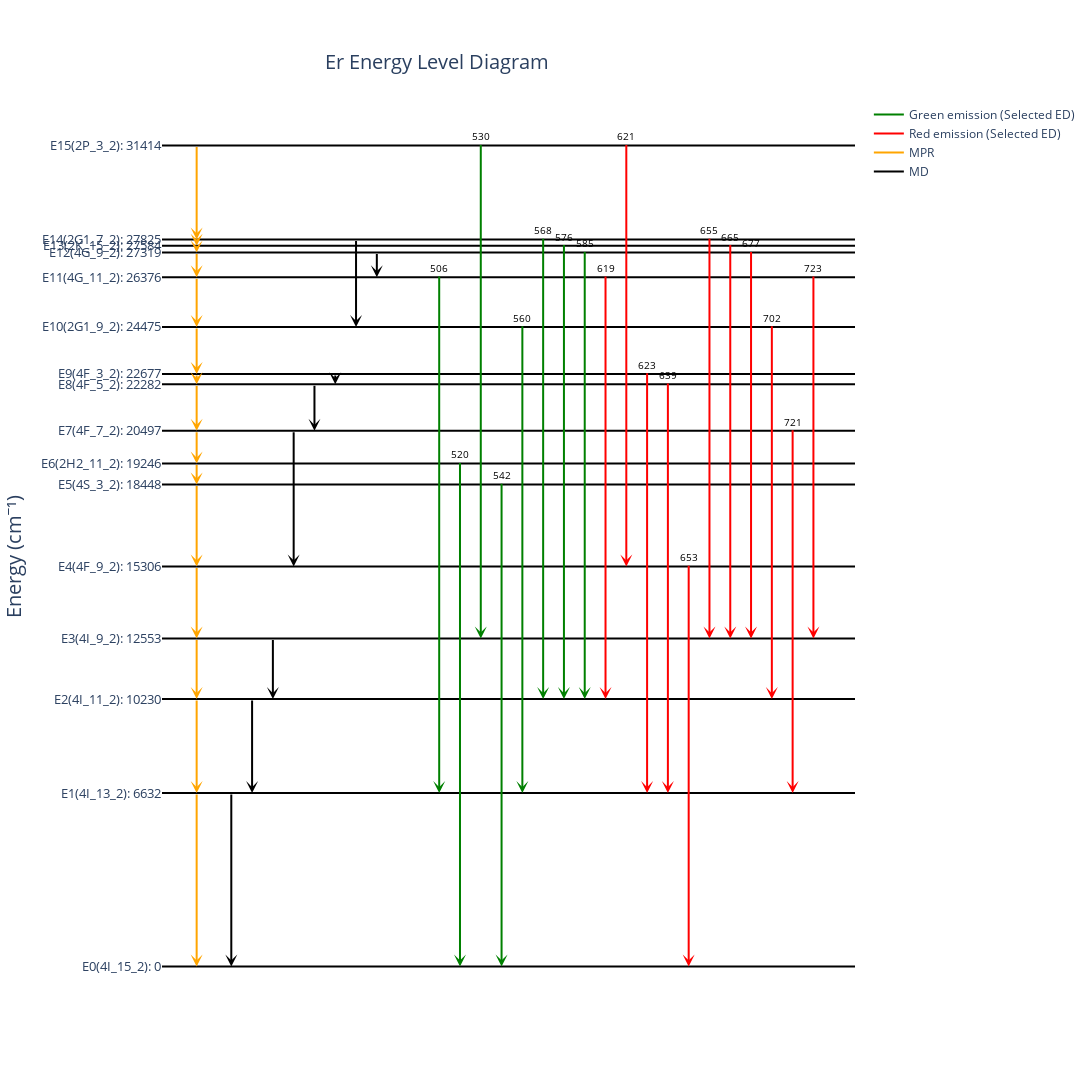

Source (notebook cell):
### Markdown cell above
# `4. class EnergyLevelDiagramArrow`

## add the selected transitions to energy level diagram

### Code cell
Er_EnergyLevelDiagramArrow('Er', Er_energy, find_Er_ED_transition, find_Er_MD_transition)

### Figure 1 — Plotly figure (JSON) as saved in the notebook; plotly's stock layout.template omitted (floating-point values rounded to 4 significant figures)
{"data": [{"line": {"color": "black", "width": 2}, "mode": "lines", "showlegend": false, "type": "scatter", "x": [0, 1], "y": [0, 0]}, {"line": {"color": "black", "width": 2}, "mode": "lines", "showlegend": false, "type": "scatter", "x": [0, 1], "y": [6632, 6632]}, {"line": {"color": "black", "width": 2}, "mode": "lines", "showlegend": false, "type": "scatter", "x": [0, 1], "y": [10230, 10230]}, {"line": {"color": "black", "width": 2}, "mode": "lines", "showlegend": false, "type": "scatter", "x": [0, 1], "y": [12553, 12553]}, {"line": {"color": "black", "width": 2}, "mode": "lines", "showlegend": false, "type": "scatter", "x": [0, 1], "y": [15306, 15306]}, {"line": {"color": "black", "width": 2}, "mode": "lines", "showlegend": false, "type": "scatter", "x": [0, 1], "y": [18448, 18448]}, {"line": {"color": "black", "width": 2}, "mode": "lines", "showlegend": false, "type": "scatter", "x": [0, 1], "y": [19246, 19246]}, {"line": {"color": "black", "width": 2}, "mode": "lines", "showlegend": false, "type": "scatter", "x": [0, 1], "y": [20497, 20497]}, {"line": {"color": "black", "width": 2}, "mode": "lines", "showlegend": false, "type": "scatter", "x": [0, 1], "y": [22282, 22282]}, {"line": {"color": "black", "width": 2}, "mode": "lines", "showlegend": false, "type": "scatter", "x": [0, 1], "y": [22677, 22677]}, {"line": {"color": "black", "width": 2}, "mode": "lines", "showlegend": false, "type": "scatter", "x": [0, 1], "y": [24475, 24475]}, {"line": {"color": "black", "width": 2}, "mode": "lines", "showlegend": false, "type": "scatter", "x": [0, 1], "y": [26376, 26376]}, {"line": {"color": "black", "width": 2}, "mode": "lines", "showlegend": false, "type": "scatter", "x": [0, 1], "y": [27319, 27319]}, {"line": {"color": "black", "width": 2}, "mode": "lines", "showlegend": false, "type": "scatter", "x": [0, 1], "y": [27584, 27584]}, {"line": {"color": "black", "width": 2}, "mode": "lines", "showlegend": false, "type": "scatter", "x": [0, 1], "y": [27825, 27825]}, {"line": {"color": "black", "width": 2}, "mode": "lines", "showlegend": false, "type": "scatter", "x": [0, 1], "y": [31414, 31414]}, {"line": {"color": "green", "width": 2}, "mode": "lines", "name": "Green emission (Selected ED)", "type": "scatter", "x": [null], "y": [null]}, {"line": {"color": "red", "width": 2}, "mode": "lines", "name": "Red emission (Selected ED)", "type": "scatter", "x": [null], "y": [null]}, {"line": {"color": "orange", "width": 2}, "mode": "lines", "name": "MPR", "type": "scatter", "x": [null], "y": [null]}, {"line": {"color": "black", "width": 2}, "mode": "lines", "name": "MD", "type": "scatter", "x": [null], "y": [null]}], "layout": {"annotations": [{"arrowcolor": "orange", "arrowhead": 3, "arrowsize": 1, "arrowwidth": 2, "ax": 0.05, "axref": "x", "ay": 6632, "ayref": "y", "font": {"color": "orange", "size": 10}, "showarrow": true, "text": "", "x": 0.05, "xref": "x", "y": 0, "yref": "y"}, {"arrowcolor": "orange", "arrowhead": 3, "arrowsize": 1, "arrowwidth": 2, "ax": 0.05, "axref": "x", "ay": 10230, "ayref": "y", "font": {"color": "orange", "size": 10}, "showarrow": true, "text": "", "x": 0.05, "xref": "x", "y": 6632, "yref": "y"}, {"arrowcolor": "orange", "arrowhead": 3, "arrowsize": 1, "arrowwidth": 2, "ax": 0.05, "axref": "x", "ay": 12553, "ayref": "y", "font": {"color": "orange", "size": 10}, "showarrow": true, "text": "", "x": 0.05, "xref": "x", "y": 10230, "yref": "y"}, {"arrowcolor": "orange", "arrowhead": 3, "arrowsize": 1, "arrowwidth": 2, "ax": 0.05, "axref": "x", "ay": 15306, "ayref": "y", "font": {"color": "orange", "size": 10}, "showarrow": true, "text": "", "x": 0.05, "xref": "x", "y": 12553, "yref": "y"}, {"arrowcolor": "orange", "arrowhead": 3, "arrowsize": 1, "arrowwidth": 2, "ax": 0.05, "axref": "x", "ay": 18448, "ayref": "y", "font": {"color": "orange", "size": 10}, "showarrow": true, "text": "", "x": 0.05, "xref": "x", "y": 15306, "yref": "y"}, {"arrowcolor": "orange", "arrowhead": 3, "arrowsize": 1, "arrowwidth": 2, "ax": 0.05, "axref": "x", "ay": 19246, "ayref": "y", "font": {"color": "orange", "size": 10}, "showarrow": true, "text": "", "x": 0.05, "xref": "x", "y": 18448, "yref": "y"}, {"arrowcolor": "orange", "arrowhead": 3, "arrowsize": 1, "arrowwidth": 2, "ax": 0.05, "axref": "x", "ay": 20497, "ayref": "y", "font": {"color": "orange", "size": 10}, "showarrow": true, "text": "", "x": 0.05, "xref": "x", "y": 19246, "yref": "y"}, {"arrowcolor": "orange", "arrowhead": 3, "arrowsize": 1, "arrowwidth": 2, "ax": 0.05, "axref": "x", "ay": 22282, "ayref": "y", "font": {"color": "orange", "size": 10}, "showarrow": true, "text": "", "x": 0.05, "xref": "x", "y": 20497, "yref": "y"}, {"arrowcolor": "orange", "arrowhead": 3, "arrowsize": 1, "arrowwidth": 2, "ax": 0.05, "axref": "x", "ay": 22677, "ayref": "y", "font": {"color": "orange", "size": 10}, "showarrow": true, "text": "", "x": 0.05, "xref": "x", "y": 22282, "yref": "y"}, {"arrowcolor": "orange", "arrowhead": 3, "arrowsize": 1, "arrowwidth": 2, "ax": 0.05, "axref": "x", "ay": 24475, "ayref": "y", "font": {"color": "orange", "size": 10}, "showarrow": true, "text": "", "x": 0.05, "xref": "x", "y": 22677, "yref": "y"}, {"arrowcolor": "orange", "arrowhead": 3, "arrowsize": 1, "arrowwidth": 2, "ax": 0.05, "axref": "x", "ay": 26376, "ayref": "y", "font": {"color": "orange", "size": 10}, "showarrow": true, "text": "", "x": 0.05, "xref": "x", "y": 24475, "yref": "y"}, {"arrowcolor": "orange", "arrowhead": 3, "arrowsize": 1, "arrowwidth": 2, "ax": 0.05, "axref": "x", "ay": 27319, "ayref": "y", "font": {"color": "orange", "size": 10}, "showarrow": true, "text": "", "x": 0.05, "xref": "x", "y": 26376, "yref": "y"}, {"arrowcolor": "orange", "arrowhead": 3, "arrowsize": 1, "arrowwidth": 2, "ax": 0.05, "axref": "x", "ay": 27584, "ayref": "y", "font": {"color": "orange", "size": 10}, "showarrow": true, "text": "", "x": 0.05, "xref": "x", "y": 27319, "yref": "y"}, {"arrowcolor": "orange", "arrowhead": 3, "arrowsize": 1, "arrowwidth": 2, "ax": 0.05, "axref": "x", "ay": 27825, "ayref": "y", "font": {"color": "orange", "size": 10}, "showarrow": true, "text": "", "x": 0.05, "xref": "x", "y": 27584, "yref": "y"}, {"arrowcolor": "orange", "arrowhead": 3, "arrowsize": 1, "arrowwidth": 2, "ax": 0.05, "axref": "x", "ay": 31414, "ayref": "y", "font": {"color": "orange", "size": 10}, "showarrow": true, "text": "", "x": 0.05, "xref": "x", "y": 27825, "yref": "y"}, {"arrowcolor": "black", "arrowhead": 3, "arrowsize": 1, "arrowwidth": 2, "ax": 0.1, "axref": "x", "ay": 6632, "ayref": "y", "font": {"color": "black", "size": 10}, "showarrow": true, "text": "", "x": 0.1, "xref": "x", "y": 0, "yref": "y"}, {"arrowcolor": "black", "arrowhead": 3, "arrowsize": 1, "arrowwidth": 2, "ax": 0.13, "axref": "x", "ay": 10230, "ayref": "y", "font": {"color": "black", "size": 10}, "showarrow": true, "text": "", "x": 0.13, "xref": "x", "y": 6632, "yref": "y"}, {"arrowcolor": "black", "arrowhead": 3, "arrowsize": 1, "arrowwidth": 2, "ax": 0.16, "axref": "x", "ay": 12553, "ayref": "y", "font": {"color": "black", "size": 10}, "showarrow": true, "text": "", "x": 0.16, "xref": "x", "y": 10230, "yref": "y"}, {"arrowcolor": "black", "arrowhead": 3, "arrowsize": 1, "arrowwidth": 2, "ax": 0.19, "axref": "x", "ay": 20497, "ayref": "y", "font": {"color": "black", "size": 10}, "showarrow": true, "text": "", "x": 0.19, "xref": "x", "y": 15306, "yref": "y"}, {"arrowcolor": "black", "arrowhead": 3, "arrowsize": 1, "arrowwidth": 2, "ax": 0.22, "axref": "x", "ay": 22282, "ayref": "y", "font": {"color": "black", "size": 10}, "showarrow": true, "text": "", "x": 0.22, "xref": "x", "y": 20497, "yref": "y"}, {"arrowcolor": "black", "arrowhead": 3, "arrowsize": 1, "arrowwidth": 2, "ax": 0.25, "axref": "x", "ay": 22677, "ayref": "y", "font": {"color": "black", "size": 10}, "showarrow": true, "text": "", "x": 0.25, "xref": "x", "y": 22282, "yref": "y"}, {"arrowcolor": "black", "arrowhead": 3, "arrowsize": 1, "arrowwidth": 2, "ax": 0.28, "axref": "x", "ay": 27825, "ayref": "y", "font": {"color": "black", "size": 10}, "showarrow": true, "text": "", "x": 0.28, "xref": "x", "y": 24475, "yref": "y"}, {"arrowcolor": "black", "arrowhead": 3, "arrowsize": 1, "arrowwidth": 2, "ax": 0.31, "axref": "x", "ay": 27319, "ayref": "y", "font": {"color": "black", "size": 10}, "showarrow": true, "text": "", "x": 0.31, "xref": "x", "y": 26376, "yref": "y"}, {"arrowcolor": "green", "arrowhead": 3, "arrowsize": 1, "arrowwidth": 2, "ax": 0.4, "axref": "x", "ay": 26726, "ayref": "y", "font": {"color": "black", "size": 10}, "showarrow": true, "text": "506", "x": 0.4, "xref": "x", "y": 6632, "yref": "y"}, {"arrowcolor": "green", "arrowhead": 3, "arrowsize": 1, "arrowwidth": 2, "ax": 0.43, "axref": "x", "ay": 19596, "ayref": "y", "font": {"color": "black", "size": 10}, "showarrow": true, "text": "520", "x": 0.43, "xref": "x", "y": 0, "yref": "y"}, {"arrowcolor": "green", "arrowhead": 3, "arrowsize": 1, "arrowwidth": 2, "ax": 0.46, "axref": "x", "ay": 31764, "ayref": "y", "font": {"color": "black", "size": 10}, "showarrow": true, "text": "530", "x": 0.46, "xref": "x", "y": 12553, "yref": "y"}, {"arrowcolor": "green", "arrowhead": 3, "arrowsize": 1, "arrowwidth": 2, "ax": 0.49, "axref": "x", "ay": 18798, "ayref": "y", "font": {"color": "black", "size": 10}, "showarrow": true, "text": "542", "x": 0.49, "xref": "x", "y": 0, "yref": "y"}, {"arrowcolor": "green", "arrowhead": 3, "arrowsize": 1, "arrowwidth": 2, "ax": 0.52, "axref": "x", "ay": 24825, "ayref": "y", "font": {"color": "black", "size": 10}, "showarrow": true, "text": "560", "x": 0.52, "xref": "x", "y": 6632, "yref": "y"}, {"arrowcolor": "green", "arrowhead": 3, "arrowsize": 1, "arrowwidth": 2, "ax": 0.55, "axref": "x", "ay": 28175, "ayref": "y", "font": {"color": "black", "size": 10}, "showarrow": true, "text": "568", "x": 0.55, "xref": "x", "y": 10230, "yref": "y"}, {"arrowcolor": "green", "arrowhead": 3, "arrowsize": 1, "arrowwidth": 2, "ax": 0.58, "axref": "x", "ay": 27934, "ayref": "y", "font": {"color": "black", "size": 10}, "showarrow": true, "text": "576", "x": 0.58, "xref": "x", "y": 10230, "yref": "y"}, {"arrowcolor": "green", "arrowhead": 3, "arrowsize": 1, "arrowwidth": 2, "ax": 0.61, "axref": "x", "ay": 27669, "ayref": "y", "font": {"color": "black", "size": 10}, "showarrow": true, "text": "585", "x": 0.61, "xref": "x", "y": 10230, "yref": "y"}, {"arrowcolor": "red", "arrowhead": 3, "arrowsize": 1, "arrowwidth": 2, "ax": 0.64, "axref": "x", "ay": 26726, "ayref": "y", "font": {"color": "black", "size": 10}, "showarrow": true, "text": "619", "x": 0.64, "xref": "x", "y": 10230, "yref": "y"}, {"arrowcolor": "red", "arrowhead": 3, "arrowsize": 1, "arrowwidth": 2, "ax": 0.67, "axref": "x", "ay": 31764, "ayref": "y", "font": {"color": "black", "size": 10}, "showarrow": true, "text": "621", "x": 0.67, "xref": "x", "y": 15306, "yref": "y"}, {"arrowcolor": "red", "arrowhead": 3, "arrowsize": 1, "arrowwidth": 2, "ax": 0.7, "axref": "x", "ay": 23027, "ayref": "y", "font": {"color": "black", "size": 10}, "showarrow": true, "text": "623", "x": 0.7, "xref": "x", "y": 6632, "yref": "y"}, {"arrowcolor": "red", "arrowhead": 3, "arrowsize": 1, "arrowwidth": 2, "ax": 0.73, "axref": "x", "ay": 22632, "ayref": "y", "font": {"color": "black", "size": 10}, "showarrow": true, "text": "639", "x": 0.73, "xref": "x", "y": 6632, "yref": "y"}, {"arrowcolor": "red", "arrowhead": 3, "arrowsize": 1, "arrowwidth": 2, "ax": 0.76, "axref": "x", "ay": 15656, "ayref": "y", "font": {"color": "black", "size": 10}, "showarrow": true, "text": "653", "x": 0.76, "xref": "x", "y": 0, "yref": "y"}, {"arrowcolor": "red", "arrowhead": 3, "arrowsize": 1, "arrowwidth": 2, "ax": 0.79, "axref": "x", "ay": 28175, "ayref": "y", "font": {"color": "black", "size": 10}, "showarrow": true, "text": "655", "x": 0.79, "xref": "x", "y": 12553, "yref": "y"}, {"arrowcolor": "red", "arrowhead": 3, "arrowsize": 1, "arrowwidth": 2, "ax": 0.82, "axref": "x", "ay": 27934, "ayref": "y", "font": {"color": "black", "size": 10}, "showarrow": true, "text": "665", "x": 0.82, "xref": "x", "y": 12553, "yref": "y"}, {"arrowcolor": "red", "arrowhead": 3, "arrowsize": 1, "arrowwidth": 2, "ax": 0.85, "axref": "x", "ay": 27669, "ayref": "y", "font": {"color": "black", "size": 10}, "showarrow": true, "text": "677", "x": 0.85, "xref": "x", "y": 12553, "yref": "y"}, {"arrowcolor": "red", "arrowhead": 3, "arrowsize": 1, "arrowwidth": 2, "ax": 0.88, "axref": "x", "ay": 24825, "ayref": "y", "font": {"color": "black", "size": 10}, "showarrow": true, "text": "702", "x": 0.88, "xref": "x", "y": 10230, "yref": "y"}, {"arrowcolor": "red", "arrowhead": 3, "arrowsize": 1, "arrowwidth": 2, "ax": 0.91, "axref": "x", "ay": 20847, "ayref": "y", "font": {"color": "black", "size": 10}, "showarrow": true, "text": "721", "x": 0.91, "xref": "x", "y": 6632, "yref": "y"}, {"arrowcolor": "red", "arrowhead": 3, "arrowsize": 1, "arrowwidth": 2, "ax": 0.94, "axref": "x", "ay": 26726, "ayref": "y", "font": {"color": "black", "size": 10}, "showarrow": true, "text": "723", "x": 0.94, "xref": "x", "y": 12553, "yref": "y"}], "height": 1100, "plot_bgcolor": "white", "showlegend": true, "title": {"font": {"size": 20}, "text": "Er Energy Level Diagram", "x": 0.4, "y": 0.95}, "width": 1500, "xaxis": {"showgrid": false, "tickmode": "array", "tickvals": []}, "yaxis": {"autorange": true, "showgrid": false, "tickfont": {"size": 13}, "tickmode": "array", "ticktext": ["E0(4I_15_2): 0", "E1(4I_13_2): 6632", "E2(4I_11_2): 10230", "E3(4I_9_2): 12553", "E4(4F_9_2): 15306", "E5(4S_3_2): 18448", "E6(2H2_11_2): 19246", "E7(4F_7_2): 20497", "E8(4F_5_2): 22282", "E9(4F_3_2): 22677", "E10(2G1_9_2): 24475", "E11(4G_11_2): 26376", "E12(4G_9_2): 27319", "E13(2K_15_2): 27584", "E14(2G1_7_2): 27825", "E15(2P_3_2): 31414"], "tickvals": [0, 6632, 10230, 12553, 15306, 18448, 19246, 20497, 22282, 22677, 24475, 26376, 27319, 27584, 27825, 31414], "title": {"font": {"size": 20}, "text": "Energy (cm⁻¹)"}, "type": "linear"}}}
